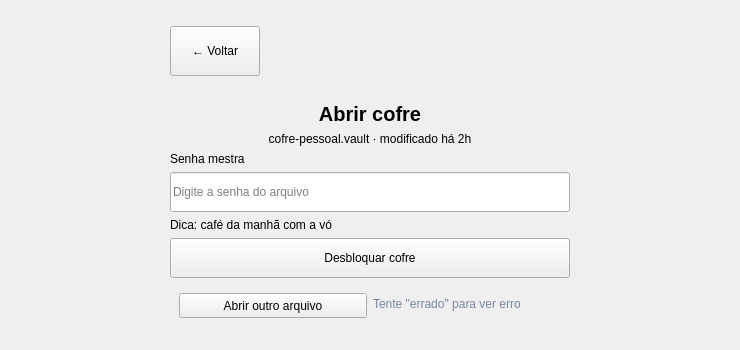
      <widget class="QWidget" name="pageOpenVault">
       <layout class="QVBoxLayout" name="verticalLayout_7">
        <item>
         <widget class="QFrame" name="OpenVault_frame_topo">
          <property name="sizePolicy">
           <sizepolicy hsizetype="Preferred" vsizetype="Preferred">
            <horstretch>0</horstretch>
            <verstretch>0</verstretch>
           </sizepolicy>
          </property>
          <property name="maximumSize">
           <size>
            <width>16777215</width>
            <height>40</height>
           </size>
          </property>
          <property name="frameShape">
           <enum>QFrame::Shape::NoFrame</enum>
          </property>
          <property name="frameShadow">
           <enum>QFrame::Shadow::Raised</enum>
          </property>
         </widget>
        </item>
        <item>
         <widget class="QFrame" name="OpenVault_frame_conteudo">
          <property name="sizePolicy">
           <sizepolicy hsizetype="Preferred" vsizetype="Preferred">
            <horstretch>0</horstretch>
            <verstretch>0</verstretch>
           </sizepolicy>
          </property>
          <property name="frameShape">
           <enum>QFrame::Shape::NoFrame</enum>
          </property>
          <property name="frameShadow">
           <enum>QFrame::Shadow::Raised</enum>
          </property>
          <layout class="QHBoxLayout" name="horizontalLayout_6">
           <property name="spacing">
            <number>0</number>
           </property>
           <property name="leftMargin">
            <number>0</number>
           </property>
           <property name="topMargin">
            <number>0</number>
           </property>
           <property name="rightMargin">
            <number>0</number>
           </property>
           <property name="bottomMargin">
            <number>0</number>
           </property>
           <item>
            <spacer name="horizontalSpacer_3">
             <property name="orientation">
              <enum>Qt::Orientation::Horizontal</enum>
             </property>
             <property name="sizeHint" stdset="0">
              <size>
               <width>150</width>
               <height>20</height>
              </size>
             </property>
            </spacer>
           </item>
           <item>
            <widget class="QFrame" name="OpenVault_frame_form">
             <property name="sizePolicy">
              <sizepolicy hsizetype="Fixed" vsizetype="Maximum">
               <horstretch>0</horstretch>
               <verstretch>0</verstretch>
              </sizepolicy>
             </property>
             <property name="minimumSize">
              <size>
               <width>0</width>
               <height>150</height>
              </size>
             </property>
             <property name="frameShape">
              <enum>QFrame::Shape::NoFrame</enum>
             </property>
             <property name="frameShadow">
              <enum>QFrame::Shadow::Raised</enum>
             </property>
             <layout class="QVBoxLayout" name="verticalLayout_8">
              <item alignment="Qt::AlignmentFlag::AlignLeft">
               <widget class="QPushButton" name="OpenVault_btn_voltar">
                <property name="sizePolicy">
                 <sizepolicy hsizetype="Expanding" vsizetype="Fixed">
                  <horstretch>0</horstretch>
                  <verstretch>0</verstretch>
                 </sizepolicy>
                </property>
                <property name="minimumSize">
                 <size>
                  <width>90</width>
                  <height>50</height>
                 </size>
                </property>
                <property name="text">
                 <string>← Voltar</string>
                </property>
               </widget>
              </item>
              <item>
               <widget class="QLabel" name="OpenVault_label_logo">
                <property name="text">
                 <string/>
                </property>
                <property name="pixmap">
                 <pixmap>:/images/logo_kep.png</pixmap>
                </property>
                <property name="alignment">
                 <set>Qt::AlignmentFlag::AlignCenter</set>
                </property>
               </widget>
              </item>
              <item>
               <widget class="QLabel" name="OpenVault_label_titulo">
                <property name="font">
                 <font>
                  <pointsize>15</pointsize>
                  <bold>true</bold>
                 </font>
                </property>
                <property name="text">
                 <string>Abrir cofre</string>
                </property>
                <property name="alignment">
                 <set>Qt::AlignmentFlag::AlignCenter</set>
                </property>
               </widget>
              </item>
              <item>
               <widget class="QLabel" name="OpenVault_label_info_modificado">
                <property name="text">
                 <string>cofre-pessoal.vault · modificado há 2h</string>
                </property>
                <property name="alignment">
                 <set>Qt::AlignmentFlag::AlignCenter</set>
                </property>
               </widget>
              </item>
              <item>
               <widget class="QLabel" name="OpenVault_label_senha_mestra">
                <property name="text">
                 <string>Senha mestra</string>
                </property>
               </widget>
              </item>
              <item>
               <widget class="QLineEdit" name="OpenVault_line_senha_mestra">
                <property name="minimumSize">
                 <size>
                  <width>0</width>
                  <height>40</height>
                 </size>
                </property>
                <property name="echoMode">
                 <enum>QLineEdit::EchoMode::Password</enum>
                </property>
                <property name="placeholderText">
                 <string>Digite a senha do arquivo</string>
                </property>
               </widget>
              </item>
              <item>
               <widget class="QLabel" name="OpenVault_label_dica">
                <property name="text">
                 <string>Dica: café da manhã com a vó</string>
                </property>
               </widget>
              </item>
              <item>
               <widget class="QPushButton" name="OpenVault_btn_desbloquear">
                <property name="minimumSize">
                 <size>
                  <width>400</width>
                  <height>40</height>
                 </size>
                </property>
                <property name="maximumSize">
                 <size>
                  <width>16777215</width>
                  <height>150</height>
                 </size>
                </property>
                <property name="text">
                 <string>Desbloquar cofre</string>
                </property>
               </widget>
              </item>
              <item>
               <widget class="QFrame" name="OpenVault_frame_rodape">
                <property name="minimumSize">
                 <size>
                  <width>0</width>
                  <height>40</height>
                 </size>
                </property>
                <property name="maximumSize">
                 <size>
                  <width>16777215</width>
                  <height>40</height>
                 </size>
                </property>
                <property name="frameShape">
                 <enum>QFrame::Shape::NoFrame</enum>
                </property>
                <property name="frameShadow">
                 <enum>QFrame::Shadow::Raised</enum>
                </property>
                <layout class="QHBoxLayout" name="horizontalLayout_49">
                 <item>
                  <widget class="QPushButton" name="OpenVault_btn_trocar_arquivo">
                   <property name="minimumSize">
                    <size>
                     <width>0</width>
                     <height>25</height>
                    </size>
                   </property>
                   <property name="maximumSize">
                    <size>
                     <width>16777215</width>
                     <height>25</height>
                    </size>
                   </property>
                   <property name="text">
                    <string>Abrir outro arquivo</string>
                   </property>
                  </widget>
                 </item>
                 <item>
                  <widget class="QLabel" name="OpenVault_label_dica_erro">
                   <property name="styleSheet">
                    <string notr="true">color: #7A85A8;</string>
                   </property>
                   <property name="text">
                    <string>Tente &quot;errado&quot; para ver erro</string>
                   </property>
                  </widget>
                 </item>
                </layout>
               </widget>
              </item>
             </layout>
            </widget>
           </item>
           <item>
            <spacer name="horizontalSpacer_4">
             <property name="orientation">
              <enum>Qt::Orientation::Horizontal</enum>
             </property>
             <property name="sizeHint" stdset="0">
              <size>
               <width>150</width>
               <height>20</height>
              </size>
             </property>
            </spacer>
           </item>
          </layout>
         </widget>
        </item>
        <item>
         <widget class="QFrame" name="OpenVault_frame_base">
          <property name="sizePolicy">
           <sizepolicy hsizetype="Preferred" vsizetype="Preferred">
            <horstretch>0</horstretch>
            <verstretch>0</verstretch>
           </sizepolicy>
          </property>
          <property name="maximumSize">
           <size>
            <width>16777215</width>
            <height>40</height>
           </size>
          </property>
          <property name="frameShape">
           <enum>QFrame::Shape::NoFrame</enum>
          </property>
          <property name="frameShadow">
           <enum>QFrame::Shadow::Raised</enum>
          </property>
         </widget>
        </item>
       </layout>
      </widget>
